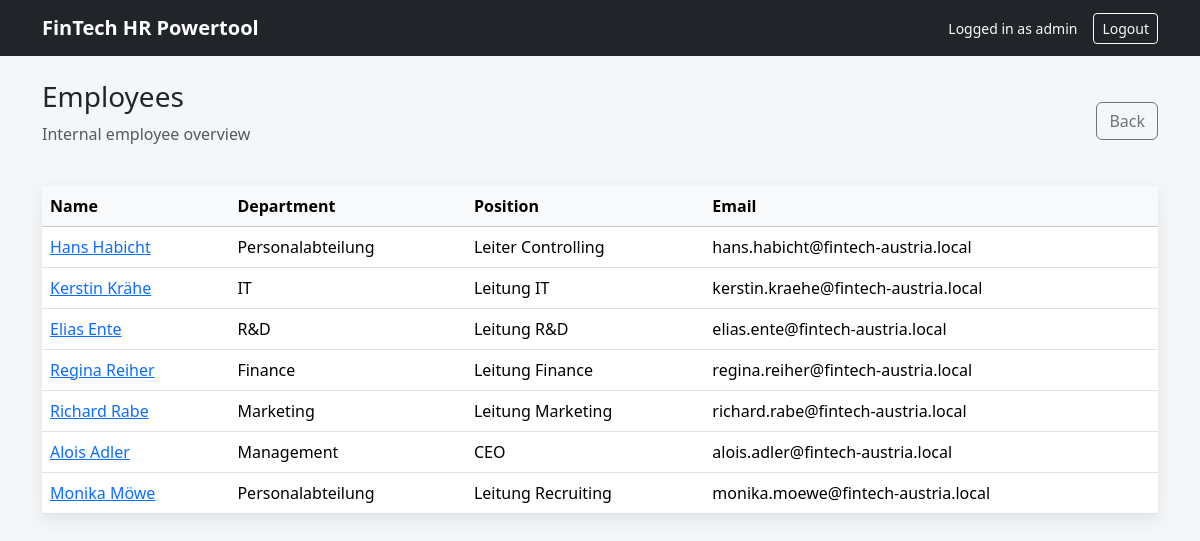
/employees (signed in), run on the app's committed database.
### tables this page shows
CREATE TABLE employees (
                id INTEGER PRIMARY KEY AUTOINCREMENT,
                first_name TEXT NOT NULL,
                last_name TEXT NOT NULL,
                department TEXT NOT NULL,
                position TEXT NOT NULL,
                email TEXT NOT NULL,
                phone TEXT,
                university TEXT,
                salary INTEGER
            );

### app.py (the view)
@app.route("/employees")
def employees():
    if "user" not in session:
        return redirect("/")
    with get_connection() as conn:
        employees = conn.execute("SELECT * FROM employees").fetchall()
    return render_template("employees.html", employees=employees)

### db.py (called while the page is built)
def get_connection():
    connection = sqlite3.connect(DB_PATH)
    connection.row_factory = sqlite3.Row
    return connection

### templates/employees.html
{% extends "base.html" %}
{% block content %}
<div class="page-header d-flex justify-content-between align-items-center">
    <div>
        <h1 class="h3">Employees</h1>
        <p class="text-muted">Internal employee overview</p>
    </div>
    <a class="btn btn-outline-secondary" href="/dashboard">Back</a>
</div>
<div class="card">
    <div class="card-body p-0">
        <table class="table table-hover mb-0">
            <thead class="table-light">
            <tr>
                <th>Name</th>
                <th>Department</th>
                <th>Position</th>
                <th>Email</th>
            </tr>
            </thead>
            <tbody>
            {% for e in employees %}
            <tr>
                <td>
                    <a href="/employees/{{ e.id }}">
                        {{ e.first_name }} {{ e.last_name }}
                    </a>
                </td>
                <td>{{ e.department }}</td>
                <td>{{ e.position }}</td>
                <td>{{ e.email }}</td>
            </tr>
            {% endfor %}
            </tbody>
        </table>
    </div>
</div>
{% endblock %}

### templates/base.html (shortened to what this page needs)
<!doctype html>
<html lang="de">
<head>
    <link
        href="https://cdn.jsdelivr.net/npm/bootstrap@5.3.3/dist/css/bootstrap.min.css"
        rel="stylesheet"
    >
    <link rel="stylesheet" href="{{ url_for('static', filename='style.css') }}">
</head>
<body>
<nav class="navbar navbar-expand-lg navbar-dark bg-dark">
    <div class="container">
        <a class="navbar-brand fw-semibold" href="/dashboard">FinTech HR Powertool</a>
        {% if session.get("user") %}
        <div class="d-flex align-items-center gap-3">
            <span class="text-light small">
                Logged in as {{ session.get("user") }}
            </span>
            <a class="btn btn-outline-light btn-sm" href="/logout">Logout</a>
        </div>
        {% endif %}
    </div>
</nav>
<main class="container py-4">
    {% block content %}{% endblock %}
</main>
</body>
</html>

### static/style.css (style rules this page uses)
body { background: #f4f6f8; }
.page-header { margin-bottom: 24px; }
.card { border: none; box-shadow: 0 6px 18px rgba(0, 0, 0, 0.08); }
.table { background: white; }

### data on the page
employees: first_name "Hans", last_name "Habicht", department "Personalabteilung", position "Leiter Controlling", email "hans.habicht@fintech-austria.local"
employees: first_name "Kerstin", last_name "Krähe", department "IT", position "Leitung IT", email "kerstin.kraehe@fintech-austria.local"
employees: first_name "Elias", last_name "Ente", department "R&D", position "Leitung R&D", email "elias.ente@fintech-austria.local"
employees: first_name "Regina", last_name "Reiher", department "Finance", position "Leitung Finance", email "regina.reiher@fintech-austria.local"
employees: first_name "Richard", last_name "Rabe", department "Marketing", position "Leitung Marketing", email "richard.rabe@fintech-austria.local"
employees: first_name "Alois", last_name "Adler", department "Management", position "CEO", email "alois.adler@fintech-austria.local"
employees: first_name "Monika", last_name "Möwe", department "Personalabteilung", position "Leitung Recruiting", email "monika.moewe@fintech-austria.local"

### other printed values
{{ session.get("user") }} "admin"
